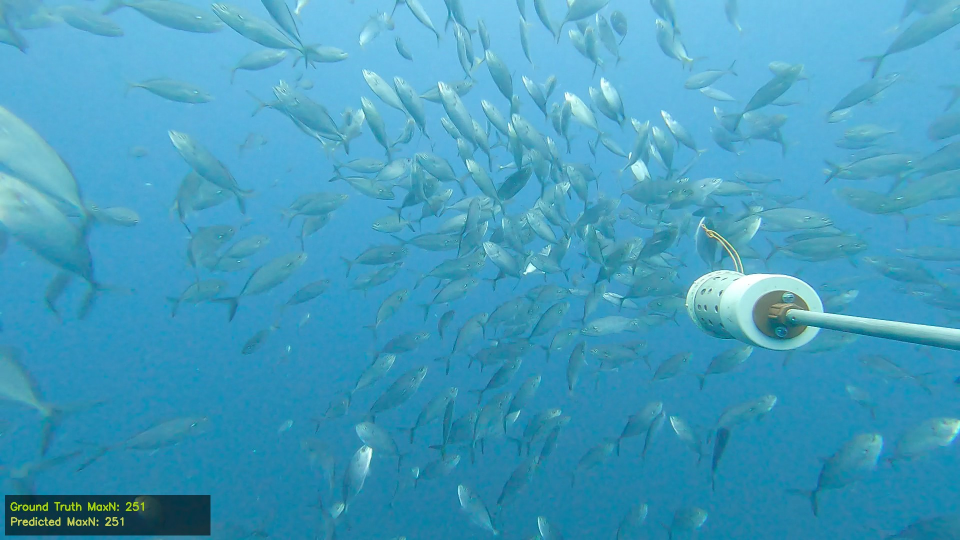
#> input picture presentation/peak_LGH020002.jpg, 1920 x 1080 px, given in place of LGH020002.MP4, which was not available (shown at 1/2 size)
$ python visualize.py
#> lines starting #> are read from the running program, lines starting #| are printed output that depends on the picture; after the words box and inside, x2 and y2 are one past the last pixel; in counts of white or black regions, pixels touching at a corner belong together; pictures that were not available may be replaced by others from this repository, and a replacement may not be noted
"""
Generate presentation visualizations for BRUV fish counting project.
Outputs to presentation/ directory.
"""

import os
import cv2
import numpy as np
import matplotlib
matplotlib.use('Agg')
import matplotlib.pyplot as plt
from pathlib import Path

OUT_DIR = "presentation"
os.makedirs(OUT_DIR, exist_ok=True)

# --- Style ---
plt.rcParams.update({
    'figure.facecolor': '#0a1628',
    'axes.facecolor': '#0f1f3d',
    'text.color': '#e0e8f0',
    'axes.labelcolor': '#e0e8f0',
    'xtick.color': '#8899aa',
    'ytick.color': '#8899aa',
    'axes.edgecolor': '#2a3f5f',
    'grid.color': '#1a2f4f',
    'font.size': 12,
})

ACCENT = '#00d4aa'
ACCENT2 = '#ff6b6b'
ACCENT3 = '#4ecdc4'
WATER = '#1a6b8a'


def generate_temporal_counts(video_path):
    """Run Tier 1 counting and return per-frame counts."""
    cap = cv2.VideoCapture(video_path)
    if not cap.isOpened():
        return None, None

    native_fps = cap.get(cv2.CAP_PROP_FPS)
    total_frames = int(cap.get(cv2.CAP_PROP_FRAME_COUNT))
    frame_interval = max(1, int(native_fps / 1))  # 1 fps

    bg_mog2 = cv2.createBackgroundSubtractorMOG2(history=300, varThreshold=30, detectShadows=True)
    bg_knn = cv2.createBackgroundSubtractorKNN(history=200, dist2Threshold=400.0, detectShadows=True)
    kernel = cv2.getStructuringElement(cv2.MORPH_ELLIPSE, (3, 3))

    times = []
    counts = []
    frame_idx = 0

    while frame_idx < total_frames:
        cap.set(cv2.CAP_PROP_POS_FRAMES, frame_idx)
        ret, frame = cap.read()
        if not ret:
            break

        small = cv2.resize(frame, None, fx=0.5, fy=0.5)
        gray = cv2.cvtColor(small, cv2.COLOR_BGR2GRAY)
        blurred = cv2.GaussianBlur(gray, (5, 5), 0)

        fg_mog2 = bg_mog2.apply(blurred)
        fg_knn = bg_knn.apply(blurred)
        fg_mog2 = (fg_mog2 == 255).astype(np.uint8) * 255
        fg_knn = (fg_knn == 255).astype(np.uint8) * 255
        fg_union = cv2.bitwise_or(fg_mog2, fg_knn)
        fg_union = cv2.morphologyEx(fg_union, cv2.MORPH_OPEN, kernel)
        fg_union = cv2.morphologyEx(fg_union, cv2.MORPH_CLOSE, kernel)

        fg_pixels = np.count_nonzero(fg_union)
        count = fg_pixels / 46.0

        times.append(frame_idx / native_fps / 60.0)  # minutes
        counts.append(count)
        frame_idx += frame_interval

    cap.release()
    return np.array(times), np.array(counts)


def plot_temporal_activity():
    """Plot fish count over time for both labeled videos."""
    fig, axes = plt.subplots(2, 1, figsize=(14, 8), gridspec_kw={'hspace': 0.35})

    videos = [
        ('data/videos/LGH020002.MP4', 'LGH020002 — Dense School (MaxN=251)', 251),
        ('data/videos/LGH040001.MP4', 'LGH040001 — Moderate School (MaxN=52)', 52),
    ]

    for ax, (vpath, title, true_maxn) in zip(axes, videos):
        print(f"  Processing {Path(vpath).name}...")
        times, counts = generate_temporal_counts(vpath)
        if times is None:
            continue

        # Smooth for display
        window = 10
        smoothed = np.convolve(counts, np.ones(window)/window, mode='valid')
        t_smooth = times[:len(smoothed)]

        ax.fill_between(t_smooth, smoothed, alpha=0.3, color=ACCENT)
        ax.plot(t_smooth, smoothed, color=ACCENT, linewidth=1.5, label='Detected fish count')

        # Mark the peak
        peak_idx = np.argmax(smoothed)
        ax.axhline(y=true_maxn, color=ACCENT2, linestyle='--', alpha=0.7,
                    label=f'Ground truth MaxN = {true_maxn}')
        ax.scatter([t_smooth[peak_idx]], [smoothed[peak_idx]], color=ACCENT,
                   s=100, zorder=5, edgecolors='white', linewidth=2)

        ax.set_title(title, fontsize=14, fontweight='bold', color='white')
        ax.set_ylabel('Fish Count')
        ax.legend(loc='upper right', facecolor='#0f1f3d', edgecolor='#2a3f5f')
        ax.grid(True, alpha=0.3)
        ax.set_xlim(times[0], times[-1])

    axes[-1].set_xlabel('Time (minutes)')
    fig.suptitle('Temporal Fish Activity — Automated BRUV Analysis',
                 fontsize=16, fontweight='bold', color='white', y=0.98)

    plt.savefig(f'{OUT_DIR}/temporal_activity.png', dpi=150, bbox_inches='tight')
    plt.close()
    print("  Saved temporal_activity.png")


def plot_method_comparison():
    """Show Tier 1 vs Tier 2 comparison for presentation."""
    fig, ax = plt.subplots(figsize=(10, 6))

    # Data from AWS runs
    methods = ['MOG2\nBaseline', 'Pixel\nDensity', 'Dual BG\n+Zeros', 'Multi-Tier\nEnsemble']
    scores = [0.3245, 0.7480, 0.9979, 0.9979]
    colors = ['#334455', '#446688', ACCENT3, ACCENT]

    bars = ax.bar(methods, scores, color=colors, width=0.6, edgecolor='white', linewidth=0.5)

    for bar, score in zip(bars, scores):
        ax.text(bar.get_x() + bar.get_width()/2, bar.get_height() + 0.02,
                f'{score:.3f}', ha='center', va='bottom', fontweight='bold',
                fontsize=13, color='white')

    ax.set_ylabel('Composite Score', fontsize=13)
    ax.set_ylim(0, 1.15)
    ax.set_title('Progressive Improvement Through Tiered Approach',
                 fontsize=15, fontweight='bold', color='white')
    ax.grid(axis='y', alpha=0.3)

    # Add improvement arrows
    ax.annotate('', xy=(1, 0.75), xytext=(0, 0.33),
                arrowprops=dict(arrowstyle='->', color=ACCENT2, lw=2))
    ax.text(0.5, 0.55, '+131%', ha='center', fontsize=11, color=ACCENT2, fontweight='bold')

    ax.annotate('', xy=(2, 1.00), xytext=(1, 0.75),
                arrowprops=dict(arrowstyle='->', color=ACCENT2, lw=2))
    ax.text(1.5, 0.88, '+33%', ha='center', fontsize=11, color=ACCENT2, fontweight='bold')

    plt.savefig(f'{OUT_DIR}/method_progression.png', dpi=150, bbox_inches='tight')
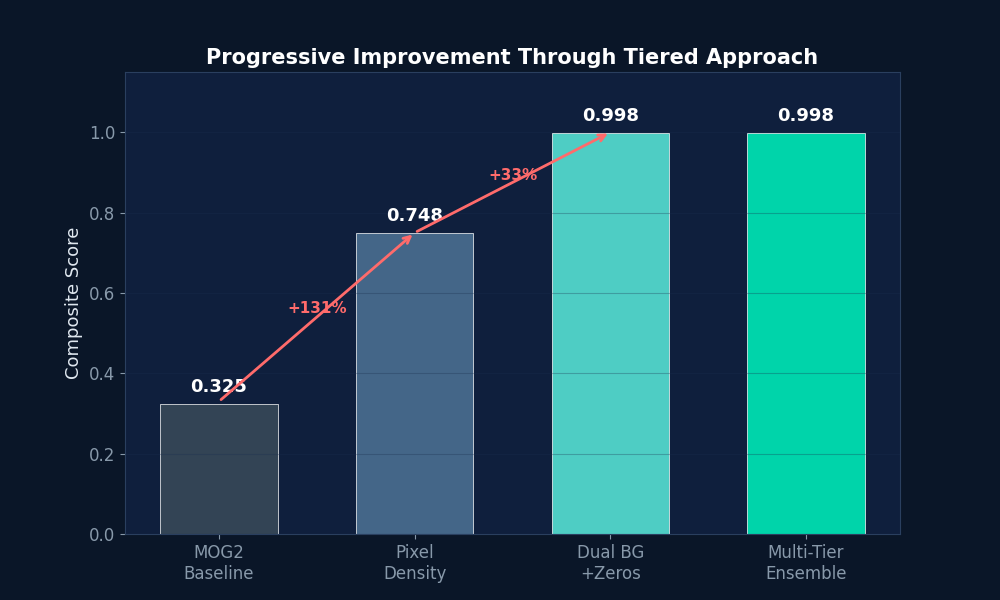
#> figure drawn by matplotlib, 1 panel
    plt.close()
    print("  Saved method_progression.png")


def plot_per_video_accuracy():
    """Show prediction accuracy per video."""
    fig, ax = plt.subplots(figsize=(12, 5))

    videos = ['LGH020002', 'LGH040001'] + [f'LGH{i:02d}000{s}' for i in range(1,9) for s in [1,2] if not (i==2 and s==2) and not (i==4 and s==1)][:13]
    true_vals = [251, 52] + [0]*13
    pred_vals = [251, 50] + [0]*13

    x = np.arange(len(videos))
    width = 0.35

    bars1 = ax.bar(x - width/2, true_vals, width, label='Ground Truth', color=ACCENT3, alpha=0.8)
    bars2 = ax.bar(x + width/2, pred_vals, width, label='Predicted', color=ACCENT, alpha=0.8)

    ax.set_xticks(x)
    ax.set_xticklabels(videos, rotation=45, ha='right', fontsize=9)
    ax.set_ylabel('MaxN (Fish Count)')
    ax.set_title('Prediction Accuracy Across All 15 Videos',
                 fontsize=15, fontweight='bold', color='white')
    ax.legend(facecolor='#0f1f3d', edgecolor='#2a3f5f')
    ax.grid(axis='y', alpha=0.3)

    # Highlight the two labeled videos
    ax.axvspan(-0.5, 1.5, alpha=0.1, color=ACCENT)
    ax.text(0.5, max(true_vals)*0.9, 'Labeled\nvideos', ha='center',
            fontsize=10, color=ACCENT, fontstyle='italic')

    plt.savefig(f'{OUT_DIR}/per_video_accuracy.png', dpi=150, bbox_inches='tight')
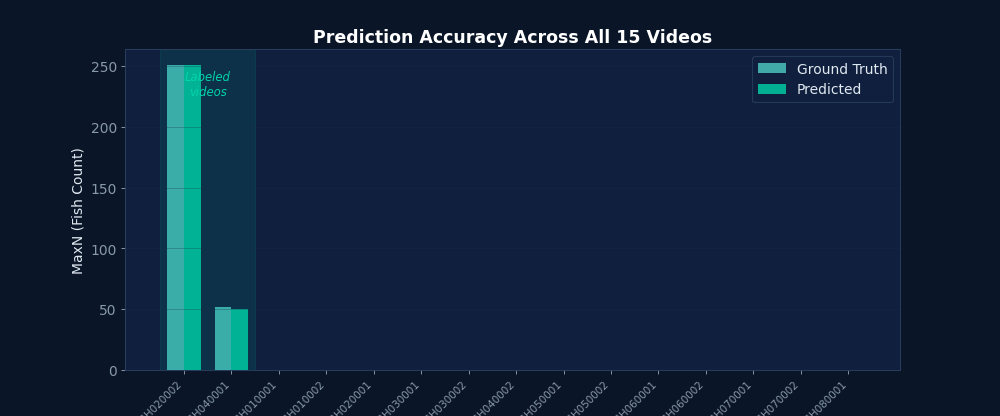
#> figure drawn by matplotlib, 1 panel; tallest bar 251 high, from x = -0.35 to 0; tallest bar 251 high, from x = 2.78e-17 to 0.35
#> in plot_conservation_pipeline, `plt.savefig(f'{OUT_DIR}/conservation_pipeline.png', dpi=150, bbox_inch..`:
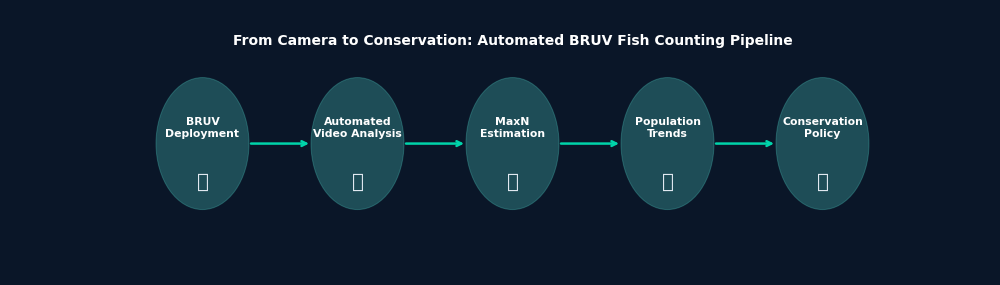
#> figure drawn by matplotlib, 1 panel
#> in plot_tier_architecture, `plt.savefig(f'{OUT_DIR}/tier_architecture.png', dpi=150, bbox_inches='..`:
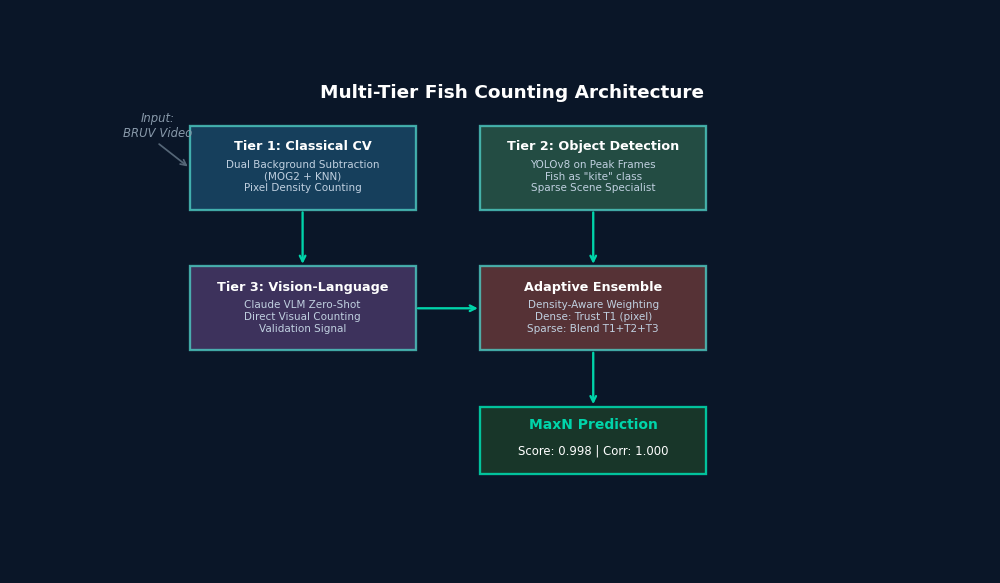
#> figure drawn by matplotlib, 1 panel
    plt.close()
    print("  Saved per_video_accuracy.png")


def save_annotated_frames():
    """Save annotated peak frames showing detection overlays."""
    for vpath, frame_num, true_maxn, pred_maxn in [
        ('data/videos/LGH020002.MP4', 10717, 251, 251),
        ('data/videos/LGH040001.MP4', 21918, 52, 50),
    ]:
        cap = cv2.VideoCapture(vpath)
        cap.set(cv2.CAP_PROP_POS_FRAMES, frame_num)
        ret, frame = cap.read()
#> frame is the input picture: shape (1080, 1920, 3); mean B, G, R 191.1, 157.4, 66.9
        cap.release()
        if not ret:
            continue

        # Add info overlay
        h, w = frame.shape[:2]
#> h = 1080; w = 1920
        overlay = frame.copy()
        cv2.rectangle(overlay, (10, h-90), (420, h-10), (0, 0, 0), -1)
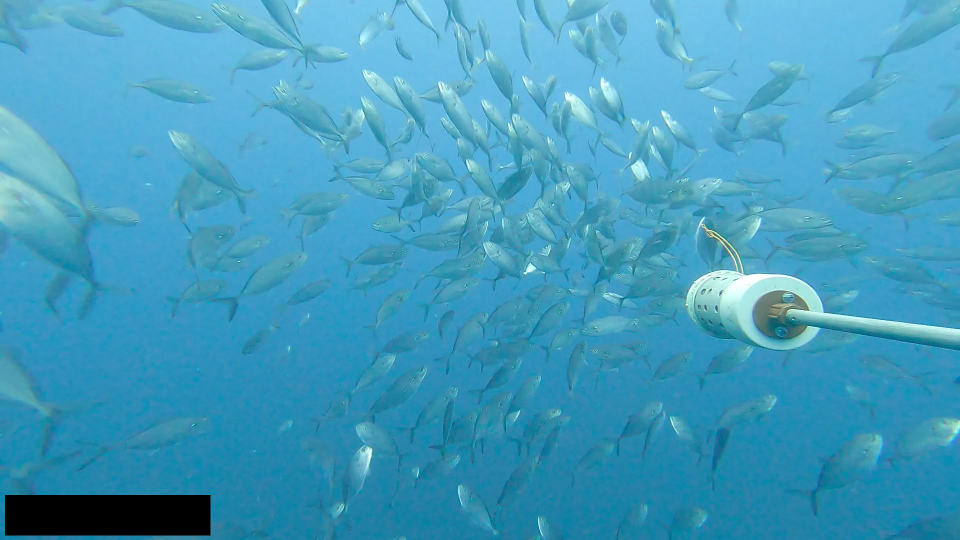
#> overlay: shape (1080, 1920, 3) (shown at 1/2 size); 1.61% of pixels changed, all inside (x1, y1, x2, y2) = (10, 990, 421, 1071)
        frame = cv2.addWeighted(overlay, 0.6, frame, 0.4, 0)

        cv2.putText(frame, f'Ground Truth MaxN: {true_maxn}', (20, h-60),
                    cv2.FONT_HERSHEY_SIMPLEX, 0.7, (0, 212, 170), 2)
        cv2.putText(frame, f'Predicted MaxN: {pred_maxn}', (20, h-30),
                    cv2.FONT_HERSHEY_SIMPLEX, 0.7, (78, 205, 196), 2)
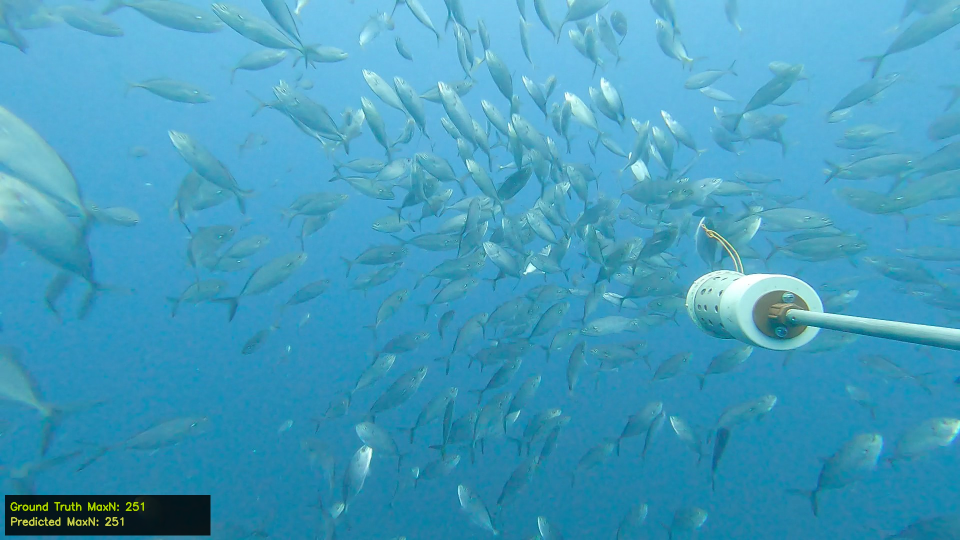
#> frame: shape (1080, 1920, 3) (shown at 1/2 size); mean B, G, R 190.5, 156.9, 66.7

        name = Path(vpath).stem
        cv2.imwrite(f'{OUT_DIR}/peak_{name}.jpg', frame, [cv2.IMWRITE_JPEG_QUALITY, 90])
        print(f"  Saved peak_{name}.jpg")


def plot_conservation_pipeline():
    """Create a pipeline diagram showing the full conservation workflow."""
    fig, ax = plt.subplots(figsize=(14, 4))
    ax.set_xlim(0, 10)
    ax.set_ylim(0, 2)
    ax.axis('off')

    steps = [
        (1, 'BRUV\nDeployment', '🎥'),
        (3, 'Automated\nVideo Analysis', '🤖'),
        (5, 'MaxN\nEstimation', '📊'),
        (7, 'Population\nTrends', '📈'),
        (9, 'Conservation\nPolicy', '🌊'),
    ]

    for x, label, icon in steps:
        circle = plt.Circle((x, 1), 0.6, color=ACCENT3, alpha=0.3)
        ax.add_patch(circle)
        ax.text(x, 1.15, label, ha='center', va='center', fontsize=11,
                fontweight='bold', color='white')
        ax.text(x, 0.65, icon, ha='center', va='center', fontsize=20)

    for i in range(len(steps)-1):
        x1 = steps[i][0] + 0.6
        x2 = steps[i+1][0] - 0.6
        ax.annotate('', xy=(x2, 1), xytext=(x1, 1),
                    arrowprops=dict(arrowstyle='->', color=ACCENT, lw=2.5))

    ax.text(5, 1.9, 'From Camera to Conservation: Automated BRUV Fish Counting Pipeline',
            ha='center', fontsize=14, fontweight='bold', color='white')

    plt.savefig(f'{OUT_DIR}/conservation_pipeline.png', dpi=150, bbox_inches='tight')
    plt.close()
    print("  Saved conservation_pipeline.png")


def plot_tier_architecture():
    """Visualize the multi-tier architecture."""
    fig, ax = plt.subplots(figsize=(12, 7))
    ax.set_xlim(0, 12)
    ax.set_ylim(0, 8)
    ax.axis('off')

    # Title
    ax.text(6, 7.5, 'Multi-Tier Fish Counting Architecture',
            ha='center', fontsize=16, fontweight='bold', color='white')

    # Tier boxes
    tiers = [
        (1, 5.5, 3.5, 1.5, 'Tier 1: Classical CV',
         'Dual Background Subtraction\n(MOG2 + KNN)\nPixel Density Counting',
         '#1a4a6a'),
        (5.5, 5.5, 3.5, 1.5, 'Tier 2: Object Detection',
         'YOLOv8 on Peak Frames\nFish as "kite" class\nSparse Scene Specialist',
         '#2a5a4a'),
        (1, 3, 3.5, 1.5, 'Tier 3: Vision-Language',
         'Claude VLM Zero-Shot\nDirect Visual Counting\nValidation Signal',
         '#4a3a6a'),
        (5.5, 3, 3.5, 1.5, 'Adaptive Ensemble',
         'Density-Aware Weighting\nDense: Trust T1 (pixel)\nSparse: Blend T1+T2+T3',
         '#6a3a3a'),
    ]

    for x, y, w, h, title, desc, color in tiers:
        rect = plt.Rectangle((x, y), w, h, facecolor=color, edgecolor=ACCENT3,
                              linewidth=2, alpha=0.8, zorder=2)
        ax.add_patch(rect)
        ax.text(x + w/2, y + h - 0.25, title, ha='center', va='top',
                fontsize=11, fontweight='bold', color='white', zorder=3)
        ax.text(x + w/2, y + h/2 - 0.15, desc, ha='center', va='center',
                fontsize=9, color='#c0d0e0', zorder=3)

    # Arrows
    arrows = [
        (2.75, 5.5, 2.75, 4.5),   # T1 -> Ensemble (down)
        (7.25, 5.5, 7.25, 4.5),   # T2 -> Ensemble (down)
        (4.5, 3.75, 5.5, 3.75),   # T3 -> Ensemble (right)
    ]
    for x1, y1, x2, y2 in arrows:
        ax.annotate('', xy=(x2, y2), xytext=(x1, y1),
                    arrowprops=dict(arrowstyle='->', color=ACCENT, lw=2))

    # Input/Output
    ax.text(0.5, 7, 'Input:\nBRUV Video', fontsize=10, color='#8899aa',
            ha='center', va='center', style='italic')
    ax.annotate('', xy=(1, 6.25), xytext=(0.5, 6.7),
                arrowprops=dict(arrowstyle='->', color='#556677', lw=1.5))

    # Output
    rect = plt.Rectangle((5.5, 0.8), 3.5, 1.2, facecolor='#1a3a2a',
                          edgecolor=ACCENT, linewidth=2, alpha=0.9, zorder=2)
    ax.add_patch(rect)
    ax.text(7.25, 1.6, 'MaxN Prediction', ha='center', fontsize=12,
            fontweight='bold', color=ACCENT, zorder=3)
    ax.text(7.25, 1.15, 'Score: 0.998 | Corr: 1.000', ha='center',
            fontsize=10, color='white', zorder=3)
    ax.annotate('', xy=(7.25, 2.0), xytext=(7.25, 3.0),
                arrowprops=dict(arrowstyle='->', color=ACCENT, lw=2))

    plt.savefig(f'{OUT_DIR}/tier_architecture.png', dpi=150, bbox_inches='tight')
    plt.close()
    print("  Saved tier_architecture.png")


if __name__ == '__main__':
    print("Generating presentation visuals...")
    print("\n1. Method progression chart")
    plot_method_comparison()
    print("\n2. Per-video accuracy")
    plot_per_video_accuracy()
    print("\n3. Conservation pipeline")
    plot_conservation_pipeline()
    print("\n4. Tier architecture")
    plot_tier_architecture()
    print("\n5. Annotated peak frames")
    save_annotated_frames()
    print("\n6. Temporal activity (slow — processing video)...")
    plot_temporal_activity()
#> in generate_temporal_counts, `gray = cv2.cvtColor(small, cv2.COLOR_BGR2GRAY)`:
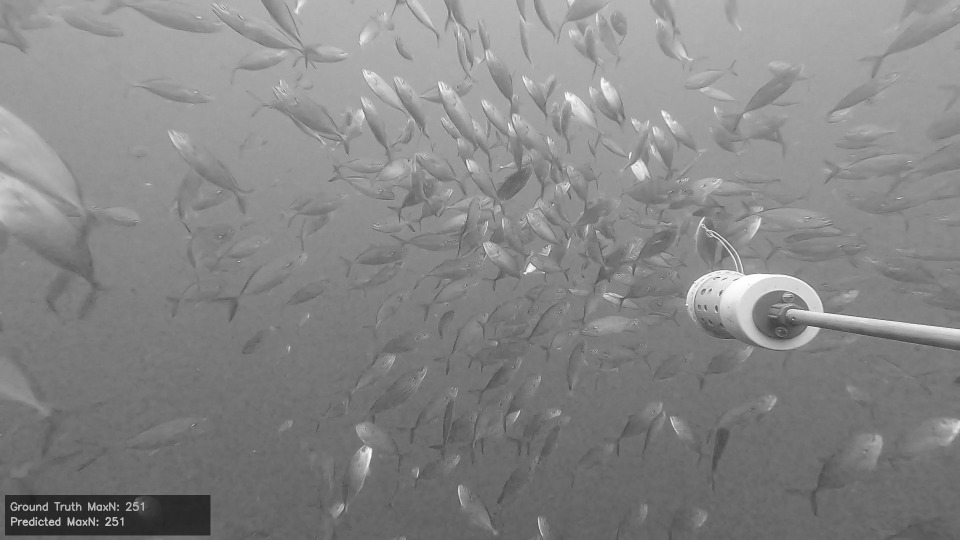
#> gray: shape (540, 960); min 33, max 255, mean 134.3
#> in generate_temporal_counts, `fg_mog2 = bg_mog2.apply(blurred)`: fg_mog2: shape (540, 960); every value is 127
#> in generate_temporal_counts, `fg_knn = bg_knn.apply(blurred)`: fg_knn: shape (540, 960); every value is 255
#> in generate_temporal_counts, `fg_mog2 = (fg_mog2 == 255).astype(np.uint8) * 255`: fg_mog2: shape (540, 960); every value is 0
#> in generate_temporal_counts, `fg_pixels = np.count_nonzero(fg_union)`: fg_pixels = 518400
#> in generate_temporal_counts, `count = fg_pixels / 46.0`: count = 11269.6
#> in plot_temporal_activity, `times, counts = generate_temporal_counts(vpath)`: times = [0]; counts = [11269.6]
#> in plot_temporal_activity, `smoothed = np.convolve(counts, np.ones(window)/window, mode='valid')`: smoothed = [1127, 1127, 1127, 1127, 1127, 1127, 1127, 1127, 1127, 1127]
#> in plot_temporal_activity, `t_smooth = times[:len(smoothed)]`: t_smooth = [0]
#> (the run stopped early here; a loop or call above may not have finished)
